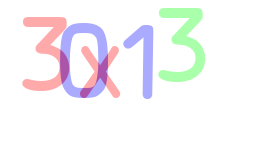
#> input picture KNN/ASM/solving/image_1.png, 270 x 150 px
$ python -i utils.py   (imports and definitions only)
#> lines starting #> are read from the running program, lines starting #| are printed output that depends on the picture; after the words box and inside, x2 and y2 are one past the last pixel; in counts of white or black regions, pixels touching at a corner belong together
#> further down, picture is the input picture: shape (150, 270, 3); mean B, G, R 246.7, 244.2, 246.1
'''
Created on 2020. 12. 10.

@author: Tristan Jin
'''
import cv2
import numpy as np
import re

BLUE = 0
GREEN = 1
RED = 2

#특정한 색상의 모든 단어가 포함된 이미지를 추출합니다
def get_chars(image, color):
    other_1 = (color + 1) % 3
    other_2 = (color + 2) % 3

    c = image[:,:, other_1] == 255
    image[c] = [0,0,0]
    c = image[:,:, other_2] == 255
    image[c] = [0,0,0]
    c = image[:,:, color] < 170
    image[c] = [0,0,0]
    c = image[:,:,color] != 0
    image[c] = [255, 255, 255]

    return image

def extract_chars(image):
    chars = []
    colors = [BLUE, GREEN, RED]

    for color in colors:
        image_from_one_color = get_chars(image.copy(), color)
        image_gray = cv2.cvtColor(image_from_one_color,cv2.COLOR_BGR2GRAY)
        #127 보다 크면 검은색, 아니면 하얀색
        ret, thresh = cv2.threshold(image_gray, 127, 255, 0)
        # RETR_EXTERNAL 옵션으로 숫자의 외각을 기준으로 분리
        contours, _ = cv2.findContours(thresh, cv2.RETR_EXTERNAL, cv2.CHAIN_APPROX_SIMPLE)

        for contour in contours:
            #추출된 이미지 크리가 50 이상인 경우만 실제 문자 데이터인것으로 파악
            area = cv2.contourArea(contour)
            if area > 50:
                x, y, width, height = cv2.boundingRect(contour)
                roi = image_gray[y:y + height, x:x+width]
                chars.append((x,roi))
#> this loop made 3 passes
#> pass 1, in get_chars, `c = image[:,:, other_1] == 255`:
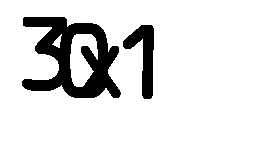
#> c: shape (150, 270) bool; 87.5% white; 2 black regions, box (x1, y1, x2, y2) and area: (22, 17, 121, 98) 4023, (123, 25, 154, 99) 1044
#> pass 1, in get_chars, `c = image[:,:, other_2] == 255`:
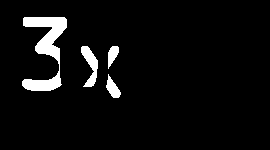
#> c: shape (150, 270) bool; 5.2% white; 4 white regions, box (x1, y1, x2, y2) and area: (22, 17, 67, 91) 1409, (81, 46, 98, 87) 350, (106, 74, 121, 98) 185, (108, 46, 119, 69) 153
#> pass 1, in get_chars, `c = image[:,:, color] < 170`:
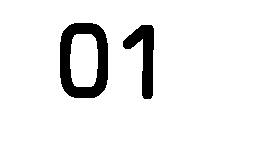
#> c: shape (150, 270) bool; 92.7% white; 2 black regions, box (x1, y1, x2, y2) and area: (60, 23, 108, 98) 1926, (123, 25, 154, 99) 1044
#> after the loop:
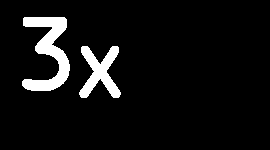
#> image_from_one_color: shape (150, 270, 3); 6.7% white; 2 white regions, box (x1, y1, x2, y2) and area: (22, 17, 70, 91) 1665, (79, 46, 121, 98) 1058
#> after the loop, chars = 5 items

    chars = sorted(chars, key=lambda char: char[0])
    return chars

def resize20(image):
    resized = cv2.resize(image, (20,20))
    return resized.reshape(-1, 400).astype(np.float32)

def remove_first_0(string):
    temp = []
    for i in string:
        if i =='+' or i =='-' or i=='*':
            temp.append(i)

    split = re.split('\*|\+|-', string)
    i = 0
    temp_count = 0
    result = ""
    for a in split:
        a = a.lstrip('0')
        if a=='':
            a ='0'
        result+=a
        if i < len(split) -1:
            result += temp[temp_count]
            temp_count = temp_count+1

        i = i + 1
    return result


>>> import cv2
>>> picture = cv2.imread('solving/image_1.png')
>>> result = extract_chars(picture)
#> result = 5 items

$ run again, on KNN/ASM/solving/image_2.png
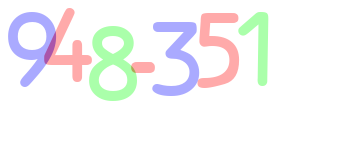
#> input picture KNN/ASM/solving/image_2.png, 350 x 150 px
#> picture is the input picture: shape (150, 350, 3); mean B, G, R 245.7, 245.3, 245.4
#> the loop in extract_chars, `for color in colors:` made 3 passes
#> pass 1, in get_chars, `c = image[:,:, color] < 170`:
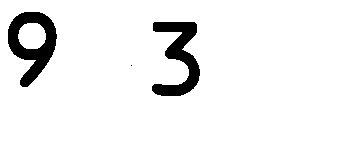
#> c: shape (150, 350) bool; 93.5% white; 3 black regions (1 under 20 px), largest, box (x1, y1, x2, y2) and area: (8, 12, 57, 87) 1749, (152, 22, 200, 96) 1665
#> after the loop in extract_chars, `for color in colors:`:
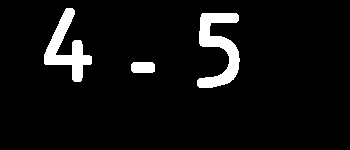
#> image_from_one_color: shape (150, 350, 3); 6.1% white; 3 white regions, box (x1, y1, x2, y2) and area: (197, 13, 240, 88) 1568, (44, 8, 92, 82) 1363, (131, 62, 155, 73) 253
#> after the loop in extract_chars, `for color in colors:`: chars = 7 items

$ run again, on KNN/ASM/solving/image_3.png
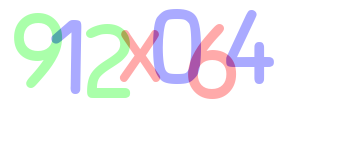
#> input picture KNN/ASM/solving/image_3.png, 350 x 150 px
#> picture is the input picture: shape (150, 350, 3); mean B, G, R 246.1, 244.6, 243.8
#> the loop in extract_chars, `for color in colors:` made 3 passes
#> pass 1, in get_chars, `c = image[:,:, color] < 170`:
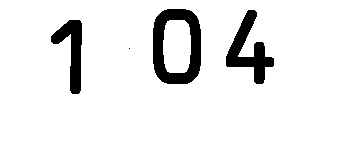
#> c: shape (150, 350) bool; 91.7% white; 4 black regions (1 under 20 px), largest, box (x1, y1, x2, y2) and area: (153, 9, 201, 84) 1926, (226, 10, 274, 84) 1363, (51, 20, 82, 94) 1044
#> after the loop in extract_chars, `for color in colors:`:
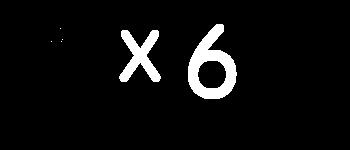
#> image_from_one_color: shape (150, 350, 3); 5.3% white; 6 white regions (4 under 20 px), largest, box (x1, y1, x2, y2) and area: (188, 24, 237, 99) 1740, (119, 30, 161, 82) 1058
#> after the loop in extract_chars, `for color in colors:`: chars = 7 items

$ run again, on KNN/ASM/solving/image_4.png
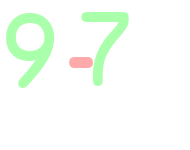
#> input picture KNN/ASM/solving/image_4.png, 190 x 150 px
#> picture is the input picture: shape (150, 190, 3); mean B, G, R 246.2, 254.3, 246.9
#> the loop in extract_chars, `for color in colors:` made 3 passes
#> pass 1, in get_chars, `c = image[:,:, other_1] == 255`:
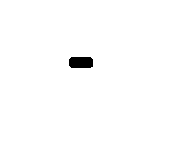
#> c: shape (150, 190) bool; 99.1% white; 1 black region, box (x1, y1, x2, y2) and area: (69, 57, 93, 68) 253
#> after the loop in extract_chars, `for color in colors:`: chars = 3 items
